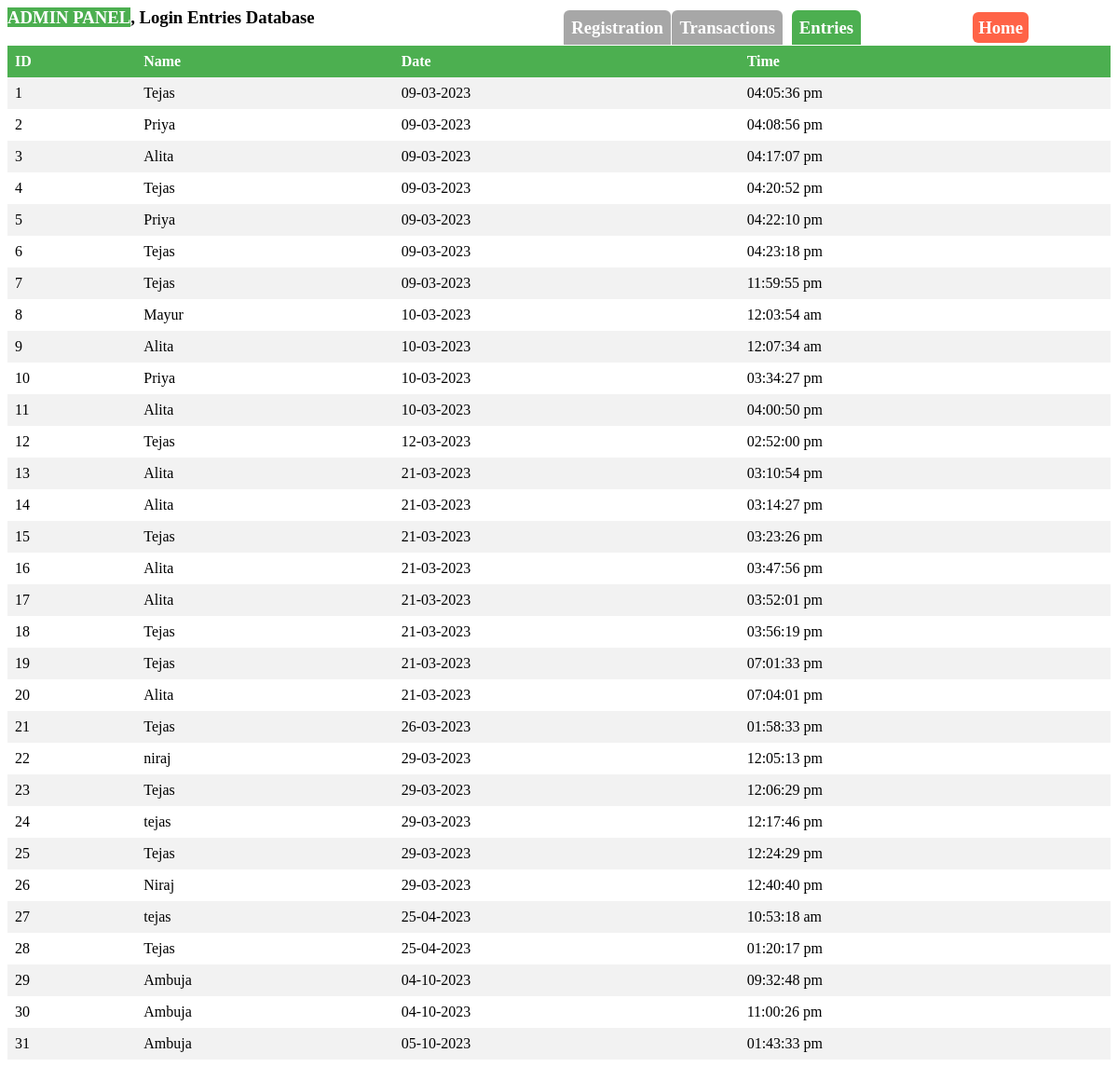
Before: /Grocery_Management/entries.php with the older database file.
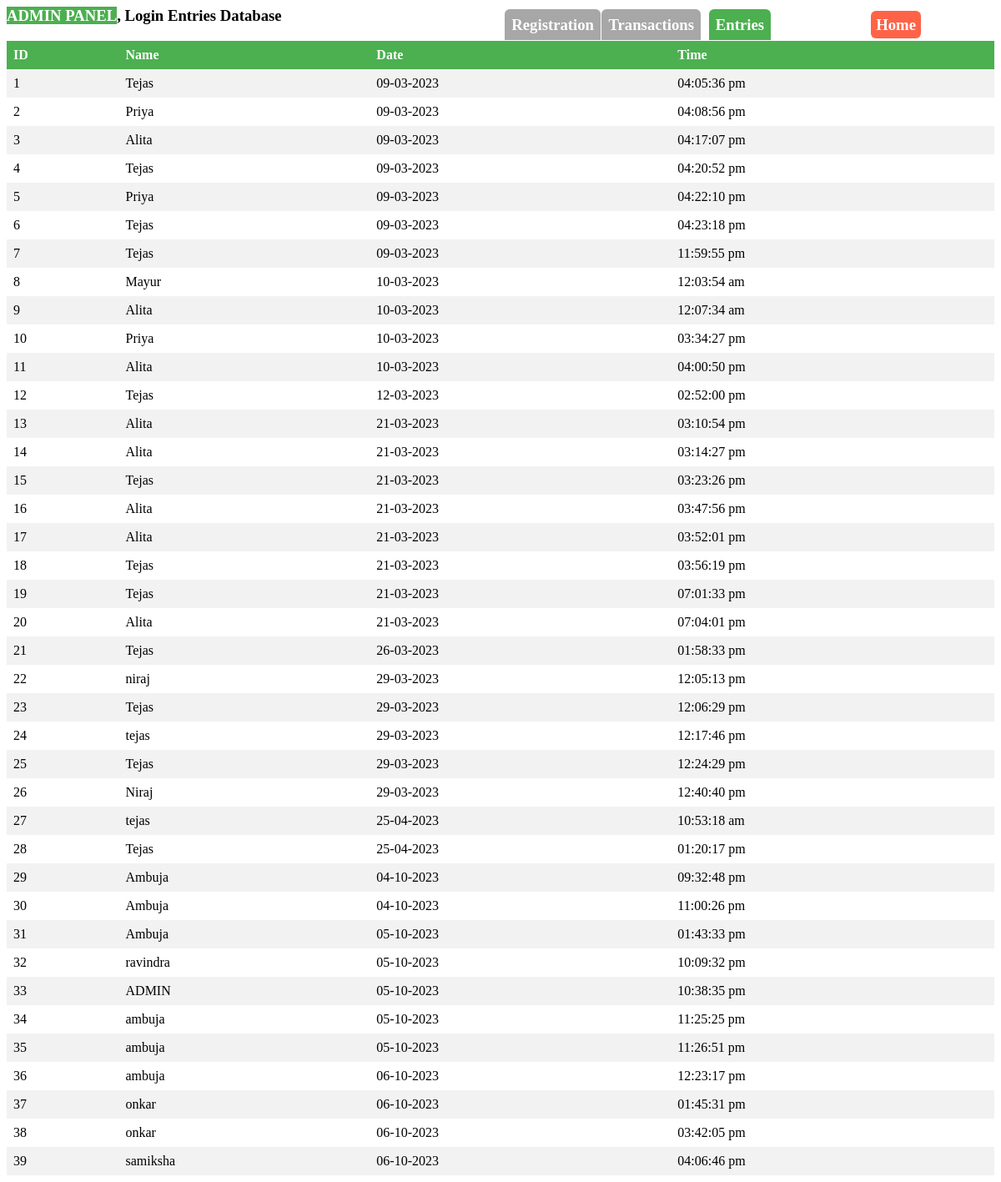
After: the same page with the newer database file.
### tables this page shows
CREATE TABLE `entries` (
  `id` int(11) NOT NULL AUTO_INCREMENT,
  `name` varchar(255) DEFAULT NULL,
  `password` varchar(255) DEFAULT NULL,
  `date` varchar(255) DEFAULT NULL,
  `time` varchar(255) DEFAULT NULL,
  PRIMARY KEY (`id`)
);

### Grocery_Management/entries.php (the view, shortened to what this page needs)
<?php
$dbHost = 'localhost:3306';
$dbUsername = 'root';
$dbPassword = '989878';
$dbName = 'GROCERY';
$conn = mysqli_connect($dbHost, $dbUsername, $dbPassword, $dbName);
$sql = "SELECT * FROM entries";
$result = $conn->query($sql);
echo "<h3> <mark style='background:#4CAF50;color:#fff;'>ADMIN PANEL</mark>, Login Entries Database </h3>";
echo "<h3 style='right:40%;position:absolute;top:0;'><a href='admin.php' style='background:#A7A7A7;color:#fff;border-radius:6px;border-bottom-left-radius:0;border-bottom-right-radius:0;padding:8px;text-decoration:none;'>Registration</a></h3>";
echo "<h3 style='right:30%;position:absolute;top:0;'><a href='transaction.php' style='background:#A7A7A7;color:#fff;border-radius:6px;border-bottom-left-radius:0;border-bottom-right-radius:0;padding:8px;text-decoration:none;'>Transactions</a></h3>";
echo "<h3 style='right:23%;position:absolute;top:0;'><a href='entries.php' style='background:#4CAF50;color:#fff;border-radius:6px;border-bottom-left-radius:0;border-bottom-right-radius:0;padding:8px;text-decoration:none;'>Entries</a></h3>";
echo "<h3 style='right:8%;position:absolute;top:0;'><a href='index.html' style='background:tomato;color:#fff;border-radius:6px;padding:6px;text-decoration:none;'>Home</a></h3>";
if (mysqli_num_rows($result) > 0) {
    echo "<table>";
    echo "<tr><th>ID</th><th>Name</th>";
    echo "<th>Date</th><th>Time</th></tr>";
    while ($row = mysqli_fetch_assoc($result)) {
        echo "<tr>";
        echo "<td>" . $row["id"] . "</td>";
        echo "<td>" . $row["name"] . "</td>";
        echo "<td>" . $row["date"] . "</td>";
        echo "<td>" . $row["time"] . "</td>";
        echo "</tr>";
    }
    echo "</table>";
} else {
    echo "No data found.";
}
?>

### Grocery_Management/entries.php (style rules this page uses)
table { border-collapse: collapse; width: 100%; }
th, td { text-align: left; padding: 8px; }
th { background-color: #4CAF50; color: white; }
tr:nth-child(even) { background-color: #f2f2f2; }

Changed rows visible on the page:
added entries: id "32", name "ravindra", date "05-10-2023", time "10:09:32 pm"
added entries: id "33", name "ADMIN", date "05-10-2023", time "10:38:35 pm"
added entries: id "34", name "ambuja", date "05-10-2023", time "11:25:25 pm"
added entries: id "35", name "ambuja", date "05-10-2023", time "11:26:51 pm"
added entries: id "36", name "ambuja", date "06-10-2023", time "12:23:17 pm"
added entries: id "37", name "onkar", date "06-10-2023", time "01:45:31 pm"
added entries: id "38", name "onkar", date "06-10-2023", time "03:42:05 pm"
added entries: id "39", name "samiksha", date "06-10-2023", time "04:06:46 pm"
